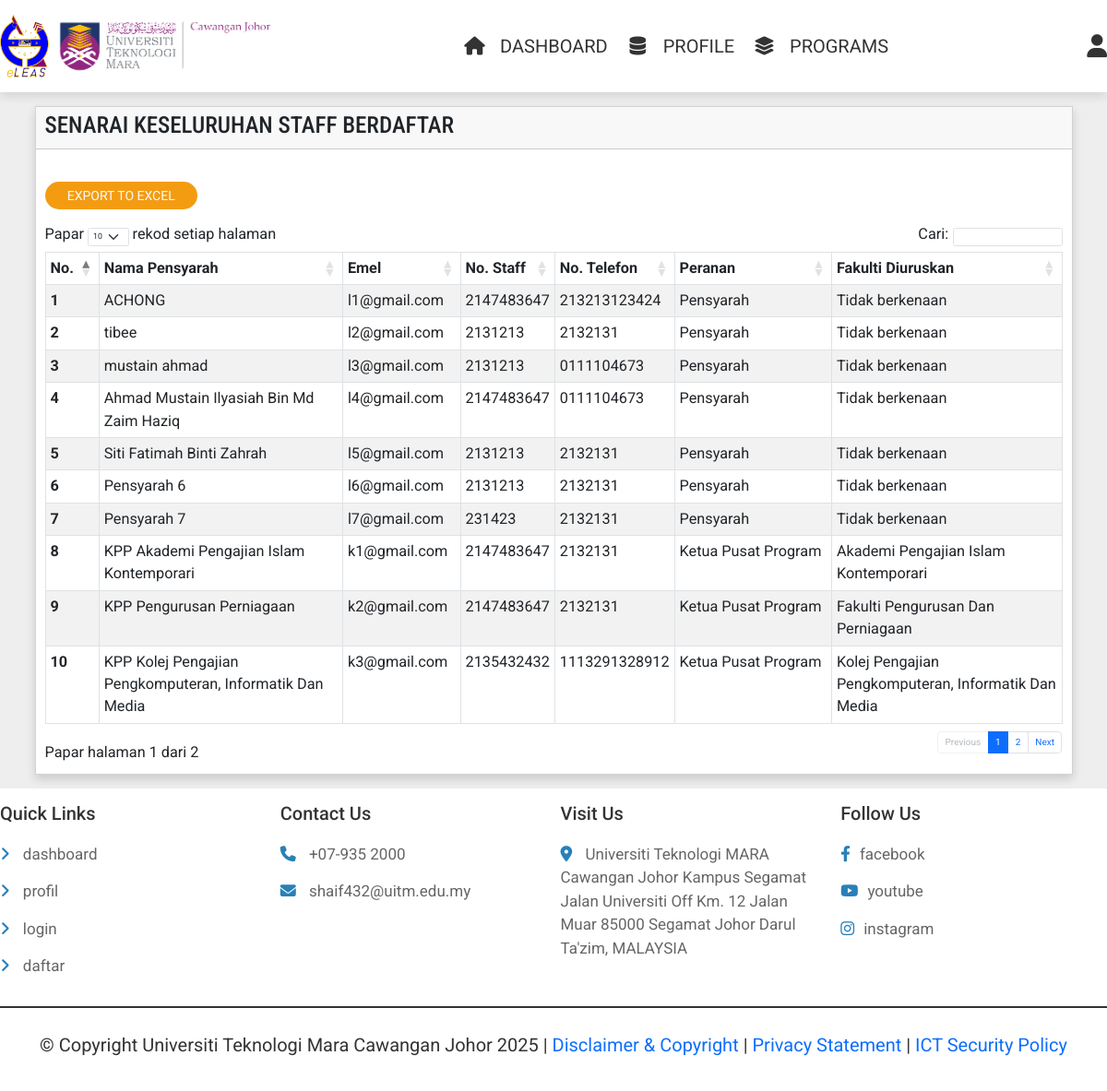
The page /admin_user.php?user_type=2 (signed in) on the database as committed earlier.
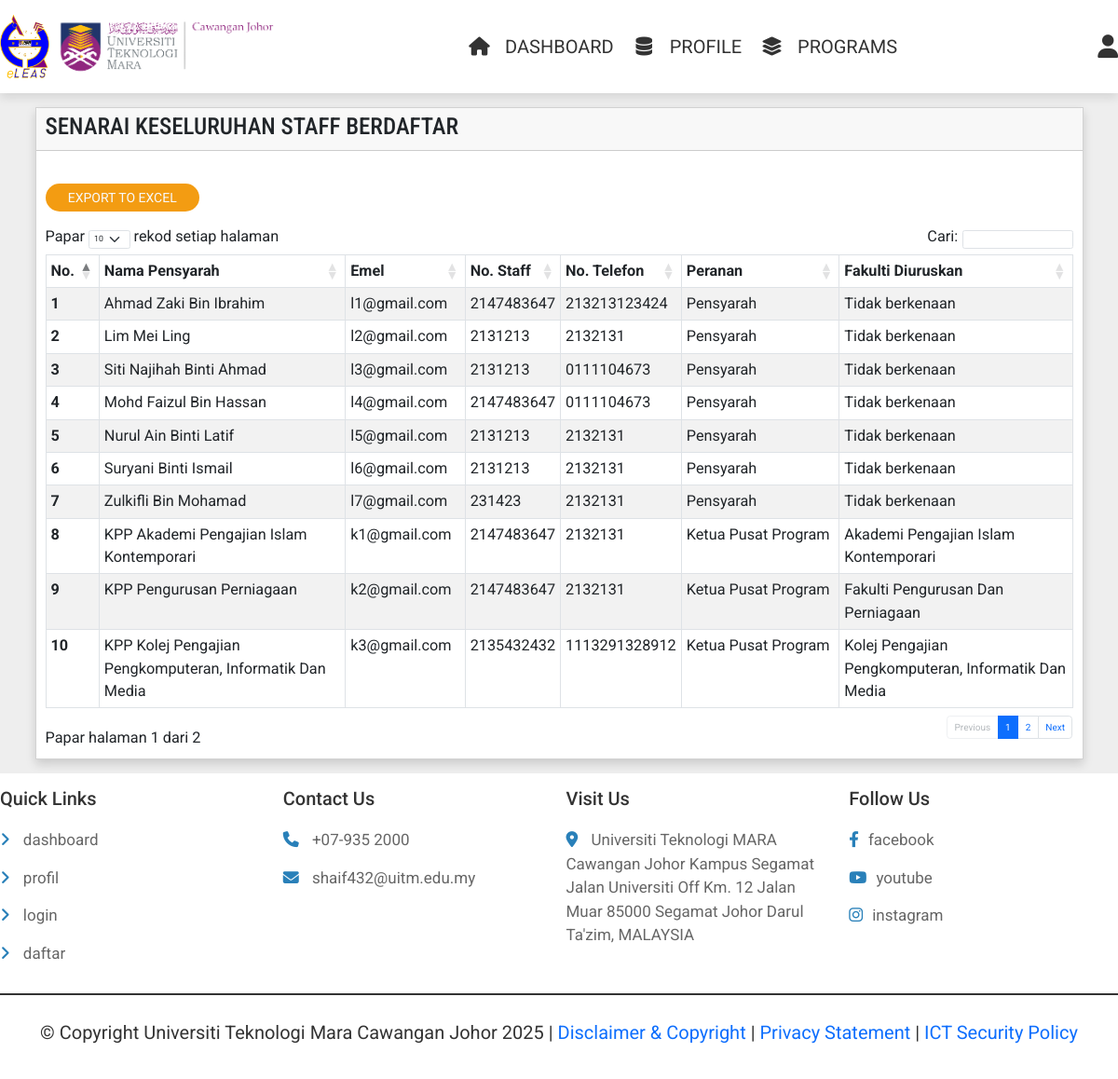
The same page on the database as committed later.
### tables this page shows
CREATE TABLE `lecturers` (
  `lecturer_id` int(100) NOT NULL,
  `lecturer_name` varchar(70) NOT NULL,
  `staff_no` int(100) NOT NULL,
  `email` varchar(70) NOT NULL,
  `password` varchar(70) NOT NULL,
  `work_phone_no` varchar(70) NOT NULL
);

CREATE TABLE `kpps` (
  `kpp_id` int(100) NOT NULL,
  `name` varchar(70) NOT NULL,
  `staff_no` int(70) NOT NULL,
  `email` varchar(70) NOT NULL,
  `password` varchar(70) NOT NULL,
  `work_phone_no` varchar(70) NOT NULL,
  `faculty_id` int(11) NOT NULL
);

CREATE TABLE `faculty` (
  `faculty_id` int(100) NOT NULL,
  `kpp_id` int(100) NOT NULL,
  `name` varchar(70) NOT NULL,
  `faculty_code` varchar(20) NOT NULL
);

### admin_user.php (the view, shortened to what the rows shown need)
<?php
include 'components/connect.php';
?>
<!DOCTYPE html>
<html lang="en">
<head>
    <link rel="stylesheet" href="https://cdnjs.cloudflare.com/ajax/libs/font-awesome/6.1.1/css/all.min.css"
 />
    <link rel="stylesheet" href="https://cdn.jsdelivr.net/npm/bootstrap@5.1.3/dist/css/bootstrap.min.css"
>
    <link rel="stylesheet" href="https://cdnjs.cloudflare.com/ajax/libs/font-awesome/6.1.1/css/all.min.css">
    <link href="https://cdn.jsdelivr.net/npm/bootstrap@5.3.0-alpha3/dist/css/bootstrap.min.css" rel="stylesheet"
>
    <link rel="stylesheet" href="css/style.css">
    <link rel="stylesheet" href="css/dataTables.bootstrap.min.css" />
</head>
<body>
    <br>
    <?php
    if (!isset($_SESSION['admin_id'])) {
        header('location:admin_login.php');
    } else {
        ?>
        <?php if ($_GET['user_type'] == 1) {
            echo ' <div class="container " styles="border-radius: 15px;">
<div class="row">
    <div class="col-lg-12">
        <div class="card card-default rounded-0 shadow">
            <div class="card-header">
                <div class="row">
                    <div class="col-lg-8 col-md-8 col-sm-8">
                        <h1 class="card-title"
                            style="display: flex;  display: flex; align-items: center; font-family: Roboto Condensed, sans-serif; ">
                            SENARAI KESELURUHAN STAFF BERDAFTAR
                        </h1>
                    </div>
                    <div class="col-lg-4 col-md-4 col-sm-4 col-xs-6 text-end justify-content-end ">
                        <div style="display: flex; justify-content: flex-start; flex-wrap: wrap;">
                        </div>
                    </div>
                </div>
                <div style="clear:both"></div>
            </div>
            <div class="card-body">
            <br>
            <a id="export-btn" class=" option-btn text-light btn me-1 underline"
                                       style=" text-transform: uppercase; border-radius: 15px;font-size: 14px; padding: 5px 10px; display: flex; align-items: center; justify-content: center; height: 30px; width: 15%;">
                                       EXPORT TO EXCEL
                                    </a>
                                    <br>
                <div class="row">
                    <div class="col-sm-12 table-responsive" style="font-size:162.5%;">
                        <table id="myTable" class="table table-bordered table-striped">
                            <thead>
                                <tr>
                                    <th>No.</th>
                                    <th>Nama Pelajar</th>
                                    <th>kod Program</th>
                                    <th>Fakulti</th>
                                    <th>Semester</th>
                                    <th>Emel</th>
                                    <th>No. Pelajar</th>
                                    <th>No. Telefon</th>
                                    <th>No. Telefon Rumah</th>
                                </tr>
                            </thead>
                            <tbody>'; ?>
            <?php
            $no = 1;
                    $result = $conn->prepare("SELECT * FROM `students` ");
                    $result->execute();
                    if ($result->rowCount() > 0) {
                        while ($row = $result->fetch(PDO::FETCH_ASSOC)) {
                            $name = $row['name'];
                            $email = $row['email'];
                            $student_no = $row['student_no'];
                            $program_id = $row['program_id'];
                            $faculty_id = $row['faculty_id'];
                            $semester = $row['semester'];
                            $phone_no = $row['phone_no'];
                            $home_phone_no = $row['home_phone_no'];
                            $student_id = $row['student_id'];
                            $resultz = $conn->prepare("SELECT * FROM `programs` WHERE program_id =? ");
                            $resultz->execute([$program_id]);
                            if ($resultz->rowCount() > 0) {
                                while ($rowz = $resultz->fetch(PDO::FETCH_ASSOC)) {
                                    $program_code = $rowz['program_code'];}}
                                    $resultz = $conn->prepare("SELECT * FROM `faculty` WHERE faculty_id =? ");
                                    $resultz->execute([$faculty_id]);
                                    if ($resultz->rowCount() > 0) {
                                        while ($rowz = $resultz->fetch(PDO::FETCH_ASSOC)) {
                                            $faculty = $rowz['name'];}}
                            echo '<tr>
                                                <th>' . $no . '</th>
                                                <td>' . $name . '</td>
                                                <td>' . $program_code . '</td>
                                        <td>' . $faculty . '</td>
                                                <td>' . $semester . '</td>
                                                <td>' . $email . '</td>
                                                <td>' . $student_no . '</td>
                                                <td>' . $phone_no . '</td>
                                                <td>' . $home_phone_no . '</td>
                                </tr>';
                            $no++;
                        }
                    }
            ?>
            <?php echo
                '</tbody>
                        </table>
                    </div>
                </div>
            </div>
        </div>
    </div>
</div>
</div>';
        }  else if ($_GET['user_type'] == 2) {
            echo ' <div class="container " styles="border-radius: 15px;">
    <div class="row">
        <div class="col-lg-12">
            <div class="card card-default rounded-0 shadow">
                <div class="card-header">
                    <div class="row">
                        <div class="col-lg-8 col-md-8 col-sm-8">
                            <h1 class="card-title"
                                style="display: flex;  display: flex; align-items: center; font-family: Roboto Condensed, sans-serif; ">
                                SENARAI KESELURUHAN STAFF BERDAFTAR
                            </h1>
                        </div>
                    </div>
                </div>
                <div class="card-body">
                <br>
                                        <br>
                    <div class="row">
                        <div class="col-sm-12 table-responsive" style="font-size:162.5%;">
                            <table id="myTable" class="table table-bordered table-striped">
                                <thead>
                                    <tr>
                                        <th>No.</th>
                                        <th>Nama Pensyarah</th>
                                        <th>Emel</th>
                                        <th>No. Staff</th>
                                        <th>No. Telefon</th>
                                        <th>Peranan</th>
                                        <th>Fakulti Diuruskan</th>
                                    </tr>
                                </thead>
                                <tbody>'; ?>
                <?php
                $no = 1;
                $result = $conn->prepare("SELECT * FROM `lecturers`");
                $result->execute();
                if ($result->rowCount() > 0) {
                    while ($row = $result->fetch(PDO::FETCH_ASSOC)) {
                        $lecturer_name = $row['lecturer_name'];
                        $lecturer_email = $row['email'];
                        $lecturer_no = $row['staff_no'];
                        $lecturer_work_phone_no = $row['work_phone_no'];
                        echo '<tr>
                                                    <th>' . $no . '</th>
                                                    <td>' . $lecturer_name . '</td>
                                                    <td>' . $lecturer_email . '</td>
                                            <td>' . $lecturer_no . '</td>
                                                    <td>' . $lecturer_work_phone_no . '</td>
                                                    <td>' . "Pensyarah" . '</td>
                                                    <td>' . "Tidak berkenaan" . '</td>
                                    </tr>';
                        $no++;
                    }
                }
                $result = $conn->prepare("SELECT * FROM `kpps`");
                $result->execute();
                if ($result->rowCount() > 0) {
                    while ($row = $result->fetch(PDO::FETCH_ASSOC)) {
                        $kpp_name = $row['name'];
                        $kpp_email = $row['email'];
                        $kpp_no = $row['staff_no'];
                        $faculty_id = $row['faculty_id'];
                        $kpp_work_phone_no = $row['work_phone_no'];
                        $results = $conn->prepare("SELECT * FROM `faculty` WHERE faculty_id=?");
                        $results->execute([$faculty_id]);
                        if ($results->rowCount() > 0) {
                            while ($rows = $results->fetch(PDO::FETCH_ASSOC)) {
                                $faculty = $rows['name'];}}
                        echo '<tr>
                                                    <th>' . $no . '</th>
                                                    <td>' . $kpp_name . '</td>
                                                    <td>' . $kpp_email . '</td>
                                            <td>' . $kpp_no . '</td>
                                                    <td>' . $kpp_work_phone_no . '</td>
                                                    <td>' . "Ketua Pusat Program" . '</td>
                                                    <td>' . $faculty . '</td>
                                    </tr>';
                        $no++;
                    }
                }
                ?>
            <?php echo
                '</tbody>
                            </table>
                        </div>
                    </div>
                </div>
            </div>
        </div>
    </div>
    </div>';
        }
        ?>
        <?php
    }
    ?>
    <br>
</body>
</html>

Rows that differ between the two databases and show on the page:
changed lecturers "l1@gmail.com": lecturer_name "ACHONG" → "Ahmad Zaki Bin Ibrahim"
changed lecturers "l2@gmail.com": lecturer_name "tibee" → "Lim Mei Ling"
changed lecturers "l3@gmail.com": lecturer_name "mustain ahmad" → "Siti Najihah Binti Ahmad"
changed lecturers "l4@gmail.com": lecturer_name "Ahmad Mustain Ilyasiah Bin Md Zaim Haziq" → "Mohd Faizul Bin Hassan"
changed lecturers "l5@gmail.com": lecturer_name "Siti Fatimah Binti Zahrah" → "Nurul Ain Binti Latif"
changed lecturers "l6@gmail.com": lecturer_name "Pensyarah 6" → "Suryani Binti Ismail"
changed lecturers "l7@gmail.com": lecturer_name "Pensyarah 7" → "Zulkifli Bin Mohamad"
